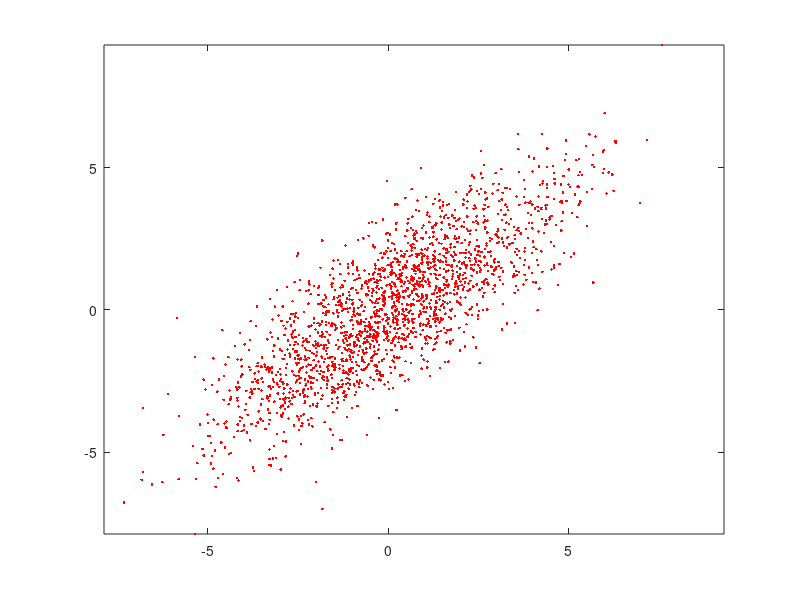

Recreate this plot in MATLAB.
clear; clc;

%% generate 1-d subspace on 2-d search space
populationSize = 2e3;
X = Inf * ones(2, populationSize); % samples
D = [1/sqrt(2) 1/sqrt(2)]'; % eigenvector to generate 1-d subspace
% D = [1/sqrt(2) -1/sqrt(2)]';
stepSize = 3;
for i = 1 : populationSize
    % X(:, i) = stepSize * D * randn(size(D, 2), 1);
    X(:, i) = randn(size(D, 1), 1) + stepSize * D * randn(size(D, 2), 1);
end
plot(X(1, :), X(2, :), 'r.');
xlim([min(X(:)) max(X(:))]);
ylim([min(X(:)) max(X(:))]);
